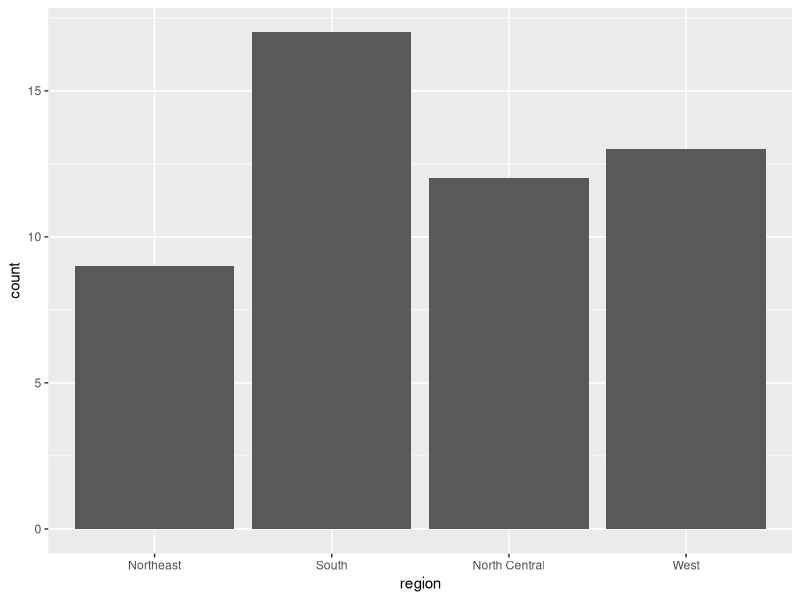
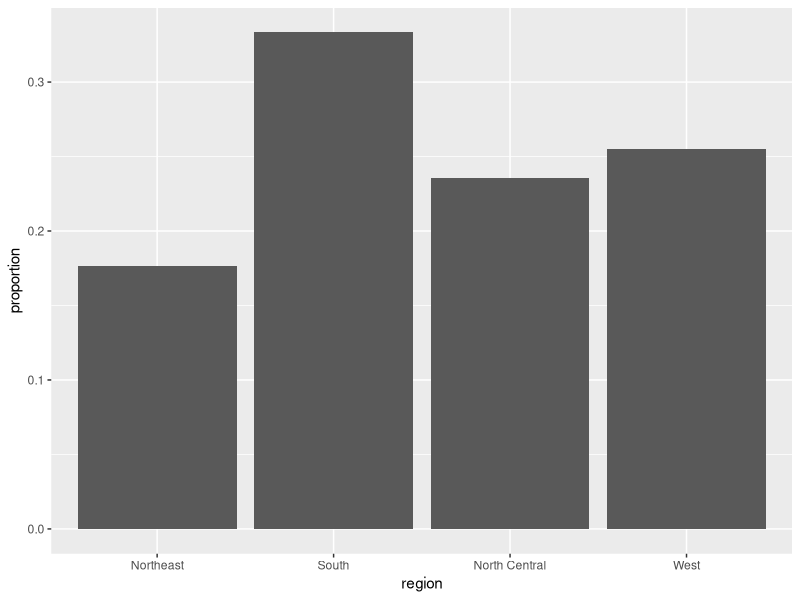
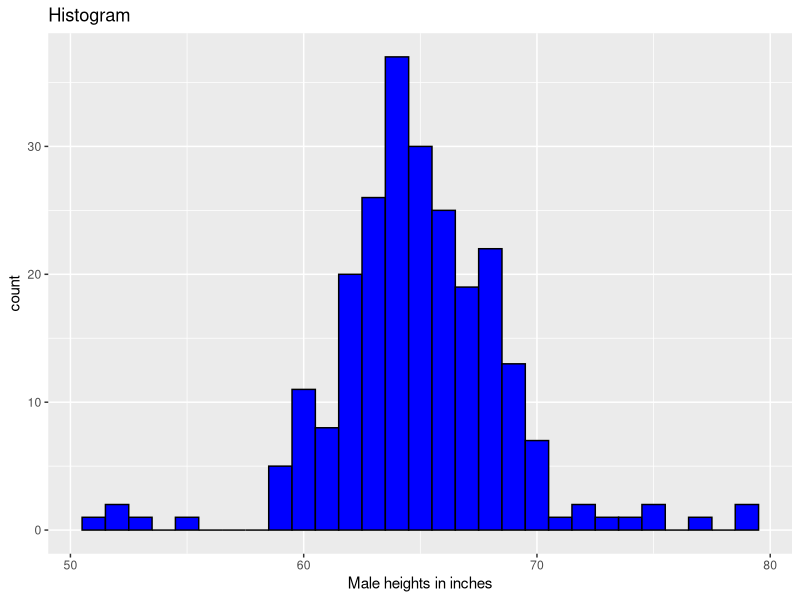
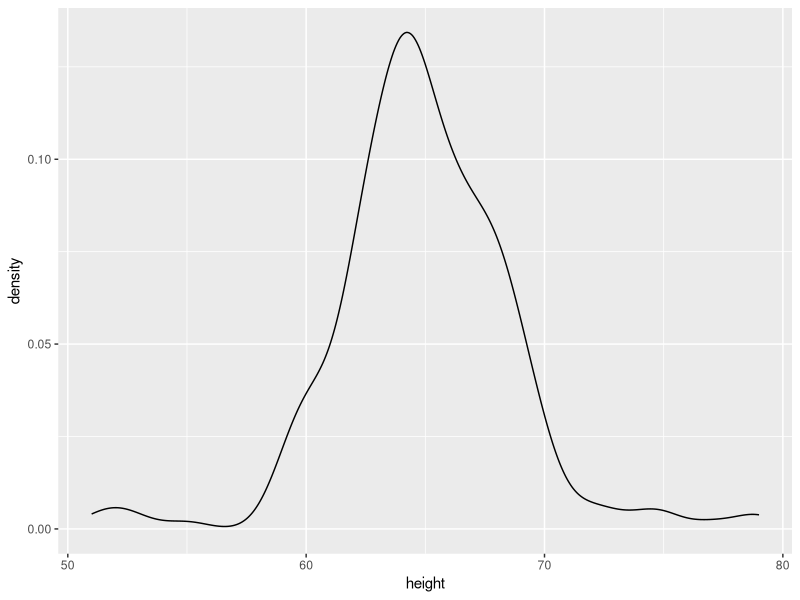
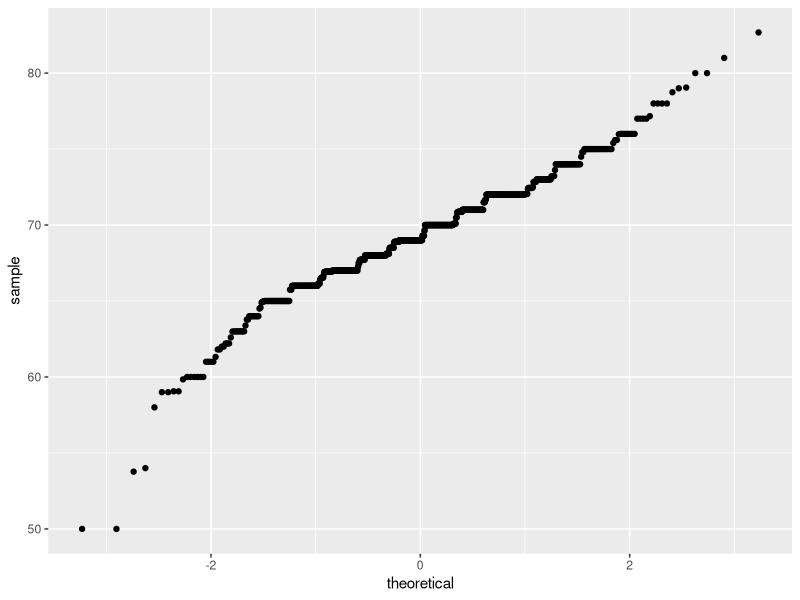
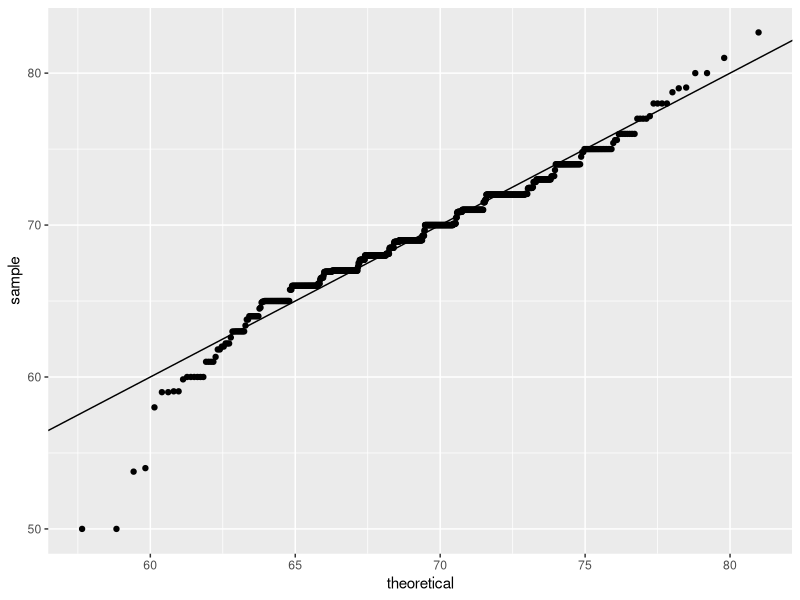
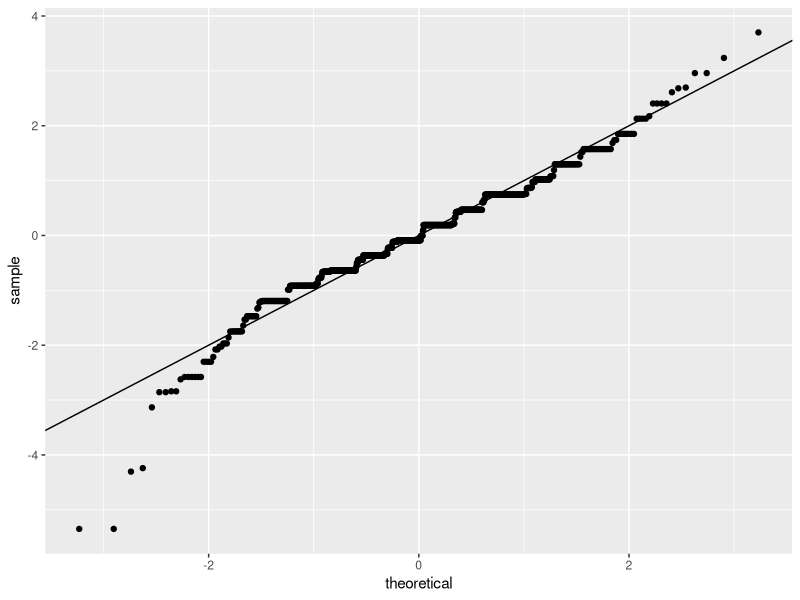
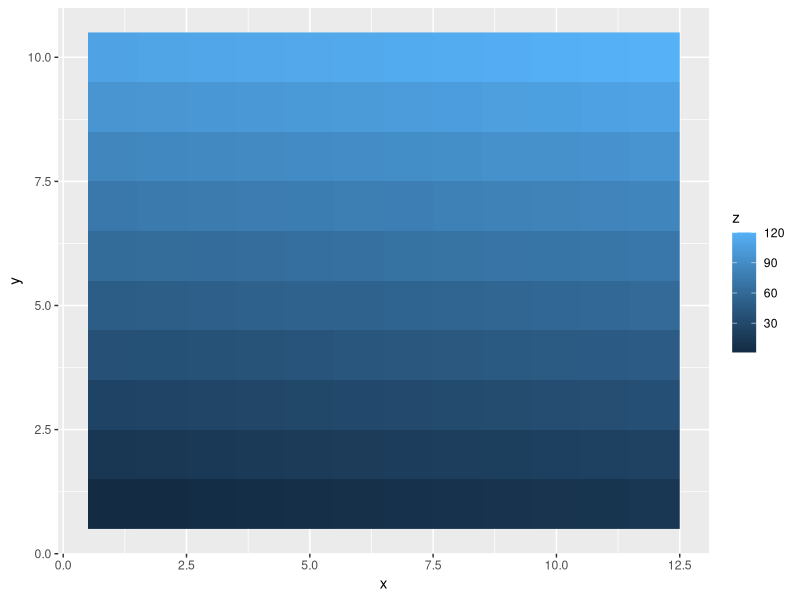

Here is the R script that generated these plots, in order:
## ---- chunk 1
library(tidyverse)
library(dslabs)
data(heights)
head(heights)
## ---- chunk 2
murders %>% ggplot(aes(region)) + geom_bar()
## ---- chunk 3
data(murders)
tab <- murders %>% 
  count(region) %>% 
  mutate(proportion = n/sum(n))
tab
## ---- chunk 4
tab %>% ggplot(aes(region, proportion)) + geom_bar(stat = "identity")
## ---- chunk 5
heights %>% 
  filter(sex == "Female") %>% 
  ggplot(aes(height)) +
  geom_histogram(binwidth = 1, fill = "blue", col = "black") +
  xlab("Male heights in inches") + 
  ggtitle("Histogram")
## ---- chunk 6
heights %>% 
  filter(sex == "Female") %>%
  ggplot(aes(height)) +
  geom_density()
## ---- chunk 7
heights %>% filter(sex=="Male") %>%
  ggplot(aes(sample = height)) +
  geom_qq()
## ---- chunk 8
params <- heights %>% filter(sex=="Male") %>%
  summarize(mean = mean(height), sd = sd(height))

heights %>% filter(sex=="Male") %>%
  ggplot(aes(sample = height)) +
  geom_qq(dparams = params) +
  geom_abline()
## ---- chunk 9
heights %>% 
  filter(sex=="Male") %>%
  ggplot(aes(sample = scale(height))) + 
  geom_qq() +
  geom_abline()
## ---- chunk 10
x <- expand.grid(x = 1:12, y = 1:10) %>% 
  mutate(z = 1:120) 
x %>% ggplot(aes(x, y, fill = z)) + 
  geom_raster()
x %>% ggplot(aes(x, y, fill = z)) + 
  geom_raster() + 
  scale_fill_gradientn(colors =  terrain.colors(10))
